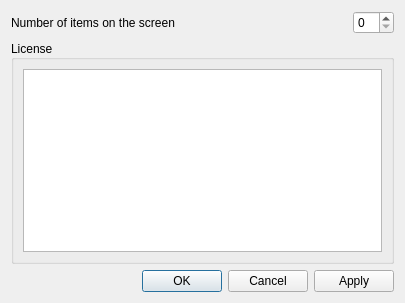
<?xml version="1.0" encoding="UTF-8"?>
<ui version="4.0">
 <class>PhotoConfigWidget</class>
 <widget class="QDialog" name="PhotoConfigWidget">
  <property name="geometry">
   <rect>
    <x>0</x>
    <y>0</y>
    <width>405</width>
    <height>303</height>
   </rect>
  </property>
  <property name="windowTitle">
   <string>Configure Photo Plugin</string>
  </property>
  <layout class="QVBoxLayout" name="verticalLayout_2">
   <item>
    <layout class="QVBoxLayout" name="verticalLayout">
     <item>
      <layout class="QGridLayout" name="gridLayout">
       <item row="0" column="0">
        <widget class="QLabel" name="m_itemNumberLabel">
         <property name="text">
          <string>Number of items on the screen</string>
         </property>
        </widget>
       </item>
       <item row="0" column="1">
        <spacer name="horizontalSpacer">
         <property name="orientation">
          <enum>Qt::Orientation::Horizontal</enum>
         </property>
         <property name="sizeHint" stdset="0">
          <size>
           <width>78</width>
           <height>18</height>
          </size>
         </property>
        </spacer>
       </item>
       <item row="0" column="2">
        <widget class="QSpinBox" name="m_itemNumberSpinBox"/>
       </item>
      </layout>
     </item>
     <item>
      <widget class="QGroupBox" name="licenseGroupBox">
       <property name="title">
        <string>License</string>
       </property>
       <property name="alignment">
        <set>Qt::AlignmentFlag::AlignLeading|Qt::AlignmentFlag::AlignLeft|Qt::AlignmentFlag::AlignVCenter</set>
       </property>
       <layout class="QVBoxLayout" name="verticalLayout_3">
        <item>
         <widget class="QListWidget" name="m_licenseListWidget"/>
        </item>
       </layout>
      </widget>
     </item>
    </layout>
   </item>
   <item>
    <widget class="QDialogButtonBox" name="m_buttonBox">
     <property name="orientation">
      <enum>Qt::Orientation::Horizontal</enum>
     </property>
     <property name="standardButtons">
      <set>QDialogButtonBox::StandardButton::Apply|QDialogButtonBox::StandardButton::Cancel|QDialogButtonBox::StandardButton::Ok</set>
     </property>
    </widget>
   </item>
  </layout>
 </widget>
 <resources/>
 <connections>
  <connection>
   <sender>m_buttonBox</sender>
   <signal>accepted()</signal>
   <receiver>PhotoConfigWidget</receiver>
   <slot>accept()</slot>
   <hints>
    <hint type="sourcelabel">
     <x>248</x>
     <y>254</y>
    </hint>
    <hint type="destinationlabel">
     <x>157</x>
     <y>274</y>
    </hint>
   </hints>
  </connection>
  <connection>
   <sender>m_buttonBox</sender>
   <signal>rejected()</signal>
   <receiver>PhotoConfigWidget</receiver>
   <slot>reject()</slot>
   <hints>
    <hint type="sourcelabel">
     <x>316</x>
     <y>260</y>
    </hint>
    <hint type="destinationlabel">
     <x>286</x>
     <y>274</y>
    </hint>
   </hints>
  </connection>
 </connections>
</ui>
